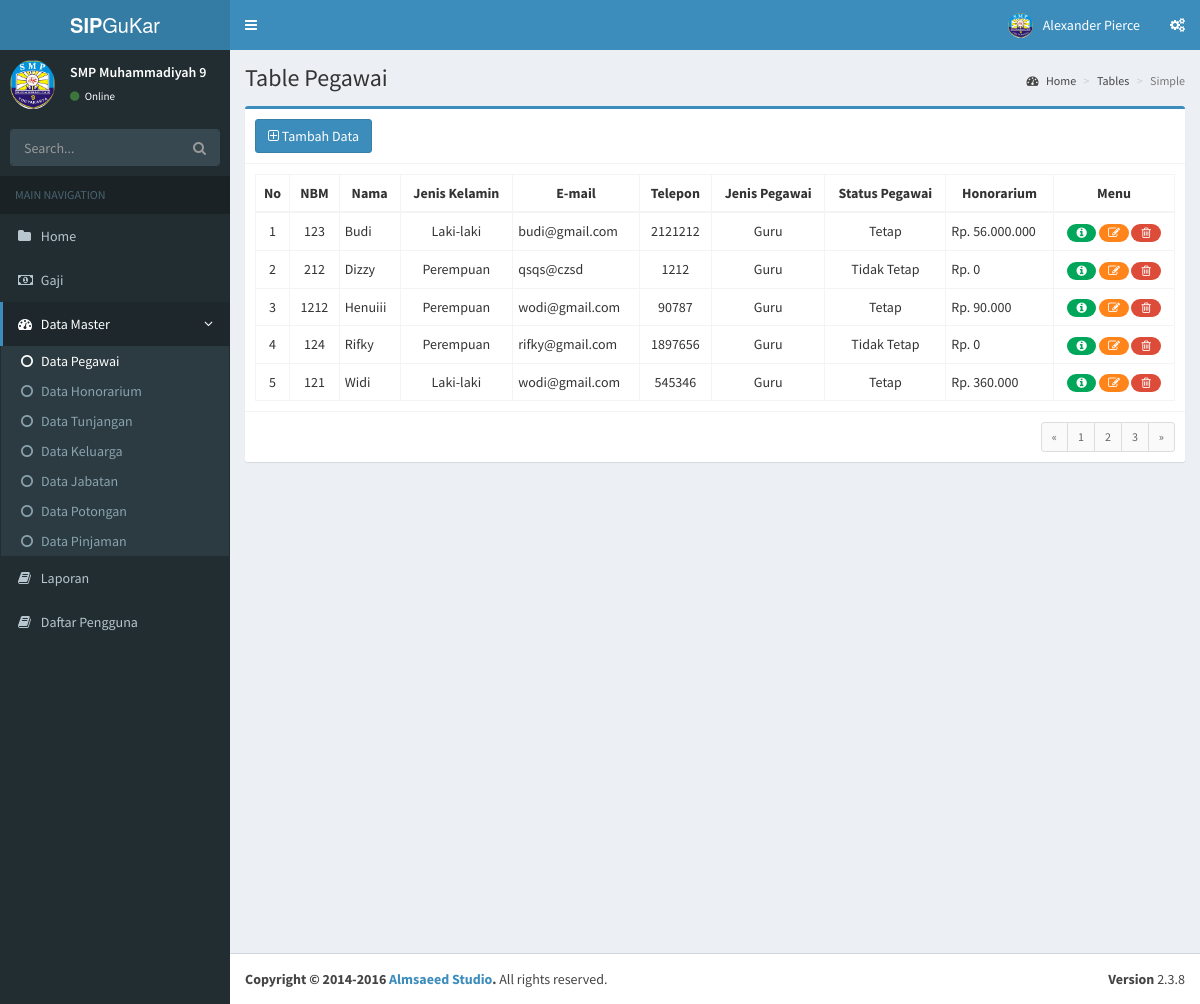
The app's page /pegawai, older data.
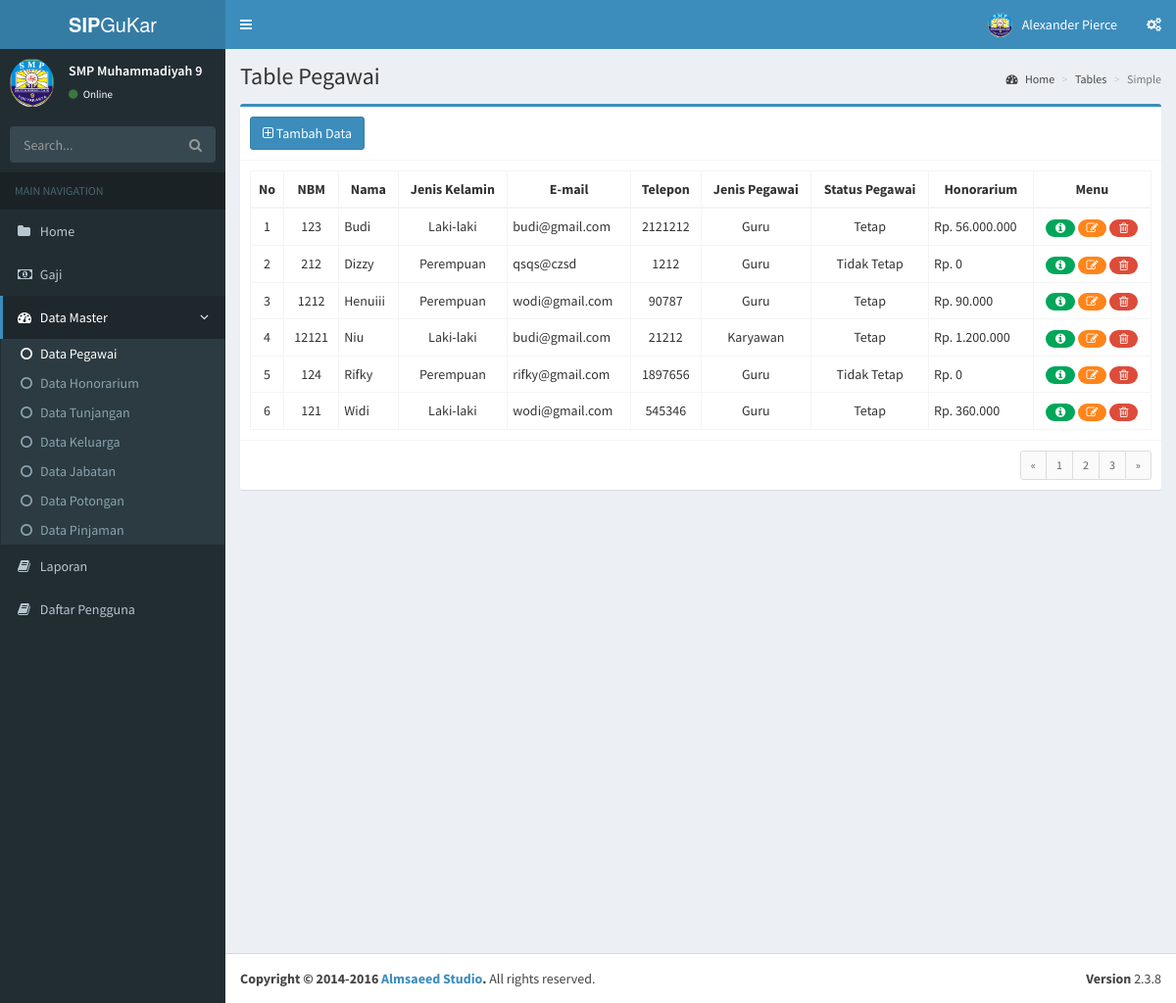
The same page, newer data.
### tables this page shows
CREATE TABLE `pegawai` (
  `id_pegawai` int(11) NOT NULL,
  `nbm` varchar(100) DEFAULT NULL,
  `nama` varchar(100) NOT NULL,
  `tempat_lahir` varchar(100) NOT NULL,
  `tgl_lahir` date NOT NULL,
  `telepon` int(20) NOT NULL,
  `jns_pegawai` enum('0','1') NOT NULL,
  `gender` enum('P','L') NOT NULL,
  `email` varchar(100) NOT NULL,
  `status_pegawai` enum('P','T0','T1') DEFAULT NULL,
  `status` int(1) NOT NULL,
  `agama` enum('Islam','Protestan','Katolik','Hindu','Buddha','Khonghucu') NOT NULL,
  `umur` varchar(20) NOT NULL,
  `honor` int(11) DEFAULT NULL,
  `masa_kerja` int(11) NOT NULL,
  `created_at` timestamp NOT NULL DEFAULT current_timestamp(),
  `created_by` int(11) DEFAULT NULL
);

### application/libraries/Template.php (called while the page is built)
<?php if ( ! defined('BASEPATH')) exit('No direct script access allowed');
class Template {
		var $template_data = array();
		function set($name, $value)
		{
			$this->template_data[$name] = $value;
		}
		function load($template = '', $view = '' , $view_data = array(), $return = FALSE)
		{
			$this->CI =& get_instance();
			$this->set('contents', $this->CI->load->view($view, $view_data, TRUE));
			return $this->CI->load->view($template, $this->template_data, $return);
		}
}

### application/controllers/Pegawai.php (called while the page is built, shortened)
<?php
class Pegawai extends CI_Controller {
	public function index($id_pegawai = NULL)
	{
		$data['title'] = 'Table Pegawai';
		$data['pegawais'] = $this->M_pegawai->get_pegawai($id_pegawai)->result_array();
		$this->template->load('index', 'pegawai/table_pegawai', $data);
	}
}

### index.php (called while the page is built, shortened)
<?php
require_once BASEPATH.'core/CodeIgniter.php';

### application/models/M_pegawai.php (called while the page is built, shortened)
<?php
class M_pegawai extends CI_Model{
	public function get_pegawai($id_pegawai = TRUE)
	{
		if ($id_pegawai != NULL) {
			$this->db->select('p.*');
			return $this->db->get_where('pegawai p', array('id_pegawai' => $id_pegawai));
		} else {
			$this->db->select('p.*, mk.*');
			$this->db->order_by('p.nama', 'ASC');
			$this->db->join('masakerja mk', 'p.masa_kerja = mk.id_masakerja', 'LEFT');
			return $this->db->get('pegawai p');
		}
	}
}

### application/views/pegawai/table_pegawai.php (the view, shortened to what this page needs)
<section class="content">
	<div class="row">
		<div class="col-md-12">
			<div class="box box-primary">
				<div class="box-header with-border">
					<h3 class="box-title">
						<a href="<?php echo site_url('pegawai/add');?>" class='btn btn-primary' >
							<i class="fa fa-plus-square-o"></i> Tambah Data
						</a>
					</h3>
				</div>
				<div class="box-body">
					<table class="table table-bordered table-hover responsive text-center">
						<thead>
							<th style="width: 10px">No</th>
							<th>NBM</th>
							<th>Nama</th>
							<th>Jenis Kelamin</th>
							<th>E-mail</th>
							<th>Telepon</th>
							<th>Jenis Pegawai</th>
							<th>Status Pegawai</th>
							<th>Honorarium</th>
							<th>Menu</th>
						</thead>
						<tbody>
						<?php
							$no=1; foreach ($pegawais as $pegawai) {
						?>
							<tr>
								<td><?php echo $no++; ?></td>
								<td><?php echo $pegawai['nbm'] ?></td>
								<td style="text-align: left; padding-left: 5px;"><?php echo $pegawai['nama'] ?></td>
								<td><?php echo ($pegawai['gender'] == 'P') ? 'Perempuan' : 'Laki-laki';?></td>
								<td style="text-align: left; padding-left: 5px;"><?php echo $pegawai['email'] ?></td>
								<td><?php echo ($pegawai['telepon'] != 0) ? $pegawai['telepon'] : '-';?></td>
								<td><?php echo ($pegawai['jns_pegawai'] == 0) ? 'Guru' : 'Karyawan';?></td>
								<td>
									<?php switch ($pegawai['status_pegawai']) {
										case 'T0':
											echo 'Tidak Tetap';
											break;
										case 'T1':
											echo 'Tetap';
											break;
									}?>
								</td>
								<td style="text-align: left; padding-left: 5px;"><?php echo 'Rp. '.number_format($pegawai['honor'],0,',','.');?></td>
								<td>
									<a href="<?php echo site_url('pegawai/detail/'.$pegawai['id_pegawai']);?>" title="Detail" data-tooltip="tooltip" data-placement="left">
										<span class="badge bg-green"><i class="fa fa-fw fa-info-circle"></i></span>
									</a>
									<a href="<?php echo site_url('pegawai/edit/'.$pegawai['id_pegawai']);?>" title="Edit" data-tooltip="tooltip" data-placement="top">
										<span class="badge bg-orange"><i class="fa fa-fw fa-pencil-square-o"></i></span>
									</a>
									<a href="" data-toggle="modal" data-target="#deletePegawai<?php echo $pegawai['id_pegawai'];?>" title="Hapus" data-tooltip="tooltip" data-placement="right">
										<span class="badge bg-red"><i class="fa fa-fw fa-trash-o"></i></span>
									</a>
								</td>
							</tr>
						<?php } ?>
						</tbody>
					</table>
				</div>
				<div class="box-footer clearfix">
					<ul class="pagination pagination-sm no-margin pull-right">
						<li><a href="#">&laquo;</a></li>
						<li><a href="#">1</a></li>
						<li><a href="#">2</a></li>
						<li><a href="#">3</a></li>
						<li><a href="#">&raquo;</a></li>
					</ul>
				</div>
			</div>
</section>
</div>

### application/views/index.php (shortened to what this page needs)
<!DOCTYPE html>
<html>
<head>
  <link rel="stylesheet" href="<?php echo base_url('assets/bootstrap/css/bootstrap.min.css');?>">
  <link rel="stylesheet" href="https://cdnjs.cloudflare.com/ajax/libs/font-awesome/4.5.0/css/font-awesome.min.css">
  <link rel="stylesheet" href="https://cdnjs.cloudflare.com/ajax/libs/ionicons/2.0.1/css/ionicons.min.css">
  <link rel="stylesheet" href="<?php echo base_url('assets/dist/css/styles.css');?>">
  <link rel="stylesheet" href="<?php echo base_url('assets/dist/css/AdminLTE.min.css');?>">
  <link rel="stylesheet" href="<?php echo base_url('assets/dist/css/skins/_all-skins.min.css');?>">
  <link rel="stylesheet" href="<?php echo base_url('assets/plugins/select2/select2.min.css');?>">
  <link rel="stylesheet" href="<?php echo base_url('assets/plugins/colorpicker/bootstrap-colorpicker.min.css');?>">
</head>
<body class="hold-transition skin-blue sidebar-mini">
	<div class="wrapper">
		<header class="main-header">
			<a href="<?php echo base_url('assets/index2.html');?>" class="logo">
				<span class="logo-lg"><b>SIP</b>GuKar</span>
			</a>
			<nav class="navbar navbar-static-top">
				<a href="#" class="sidebar-toggle" data-toggle="offcanvas" role="button">
				</a>
				<div class="navbar-custom-menu">
					<ul class="nav navbar-nav">
						<li class="dropdown user user-menu">
							<a href="#" class="dropdown-toggle" data-toggle="dropdown">
								<img class="user-image" src="<?php echo base_url('assets/dist/img/smpmuh9.jpeg');?>" alt="User Image">
								<span class="hidden-xs">Alexander Pierce</span>
							</a>
						</li>
						<li>
							<a href="#" data-toggle="control-sidebar"><i class="fa fa-gears"></i></a>
						</li>
					</ul>
				</div>
			</nav>
		</header>
		<div class="content-wrapper">
		<section class="content-header">
			<h1>
				<?php echo $title;?>
			</h1>
			<ol class="breadcrumb">
				<li><a href="#"><i class="fa fa-dashboard"></i> Home</a></li>
				<li><a href="#">Tables</a></li>
				<li class="active">Simple</li>
			</ol>
		</section>
		<?php echo $contents ;?>
		<aside class="main-sidebar">
			<section class="sidebar">
				<div class="user-panel">
					<div class="pull-left image">
						<img class="img-circle" src="<?php echo base_url('assets/dist/img/smpmuh9.jpeg');?>" alt="User Image">
					</div>
					<div class="pull-left info">
						<p>SMP Muhammadiyah 9</p>
						<a href="#"><i class="fa fa-circle text-success"></i> Online</a>
					</div>
				</div>
				<form action="#" method="get" class="sidebar-form">
					<div class="input-group">
						<input type="text" name="q" class="form-control" placeholder="Search...">
						<span class="input-group-btn">
							<button type="submit" name="search" id="search-btn" class="btn btn-flat"><i class="fa fa-search"></i>
							</button>
						</span>
					</div>
				</form>
				<ul class="sidebar-menu">
					<li class="header">MAIN NAVIGATION</li>
					<li class="">
						<a href="<?php echo site_url('home'); ?>">
							<i class="fa fa-folder"></i>
							<span>Home</span>
						</a>
					</li>
					<li class="<?php if($this->uri->segment(1) == 'gaji'){echo 'active';}?>">
						<a href="<?php echo site_url('table'); ?>">
							<i class="fa fa-money"></i>
							<span>Gaji</span>
						</a>
					</li>
					<li class="treeview <?php $segment = $this->uri->segment(1);
					if(($segment == 'pegawai') || ($segment == 'honor') || ($segment == 'tunjangan') || ($segment == 'keluarga')
					|| ($segment == 'jabatan') || ($segment == 'potongan') || ($segment == 'pinjaman')){echo 'active';}?>">
						<a href="#">
							<i class="fa fa-dashboard"></i> <span>Data Master</span>
							<span class="pull-right-container">
								<i class="fa fa-angle-left pull-right"></i>
							</span>
						</a>
						<ul class="treeview-menu">
							<li class="<?php if($this->uri->segment(1) == 'pegawai'){echo 'active';}?>"><a href="<?php echo site_url('pegawai'); ?>"><i class="fa fa-circle-o"></i>Data Pegawai </a></li>
							<li class="<?php if($this->uri->segment(1) == 'honor'){echo 'active';}?>"><a href="<?php echo site_url('honor'); ?>"><i class="fa fa-circle-o"></i>Data Honorarium</a></li>
							<li class="<?php if($this->uri->segment(1) == 'tunjangan'){echo 'active';}?>"><a href="<?php echo site_url('tunjangan'); ?>"><i class="fa fa-circle-o"></i>Data Tunjangan</a></li>
							<li class="<?php if($this->uri->segment(1) == 'keluarga'){echo 'active';}?>"><a href="<?php echo site_url('keluarga'); ?>"><i class="fa fa-circle-o"></i>Data Keluarga</a></li>
							<li class="<?php if($this->uri->segment(1) == 'jabatan'){echo 'active';}?>"><a href="<?php echo site_url('jabatan'); ?>"><i class="fa fa-circle-o"></i>Data Jabatan</a></li>
							<li class="<?php if($this->uri->segment(1) == 'potongan'){echo 'active';}?>"><a href="<?php echo site_url('potongan'); ?>"><i class="fa fa-circle-o"></i>Data Potongan</a></li>
							<li class="<?php if($this->uri->segment(1) == 'pinjaman'){echo 'active';}?>"><a href="<?php echo site_url('pinjaman'); ?>"><i class="fa fa-circle-o"></i>Data Pinjaman</a></li>
						</ul>
					</li>
					<li>
						<a href="<?php echo site_url('laporan/form_laporan'); ?>">
							<i class="fa fa-book"></i>
							<span>Laporan</span>
						</a>
					</li>
					<li>
						<a href="<?php echo site_url('pengguna/table_pengguna'); ?>">
							<i class="fa fa-book"></i>
							<span>Daftar Pengguna</span>
						</a>
					</li>
				</ul>
			</section>
		</aside>
		<footer class="main-footer">
			<div class="pull-right hidden-xs">
				<b>Version</b> 2.3.8
			</div>
			<strong>Copyright &copy; 2014-2016 <a href="http://almsaeedstudio.com">Almsaeed Studio</a>.</strong> All rights
			reserved.
		</footer>
	</div>
</body>
</html>

Row changes from the older to the newer data that the page shows:
added pegawai: nbm "12121", nama "Niu", gender "Laki-laki", email "budi@gmail.com", telepon "21212", jns_pegawai "Karyawan", status_pegawai "Tetap", honor "1.200.000"
